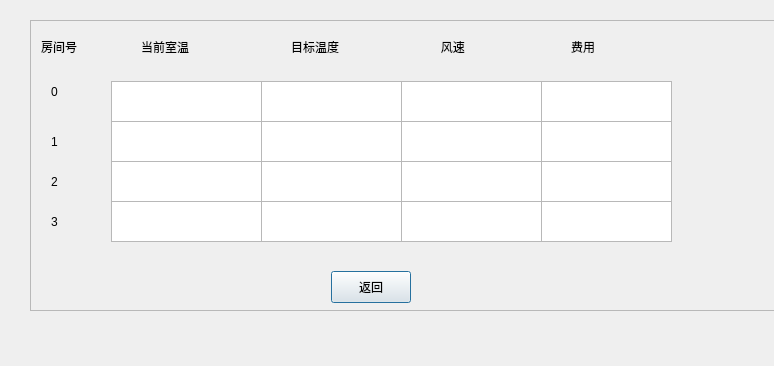
<?xml version="1.0" encoding="UTF-8"?>
<ui version="4.0">
 <class>Dialog8</class>
 <widget class="QDialog" name="Dialog8">
  <property name="geometry">
   <rect>
    <x>0</x>
    <y>0</y>
    <width>774</width>
    <height>366</height>
   </rect>
  </property>
  <property name="windowTitle">
   <string>Dialog</string>
  </property>
  <widget class="QScrollArea" name="scrollArea">
   <property name="geometry">
    <rect>
     <x>30</x>
     <y>20</y>
     <width>751</width>
     <height>291</height>
    </rect>
   </property>
   <property name="styleSheet">
    <string notr="true"/>
   </property>
   <property name="widgetResizable">
    <bool>true</bool>
   </property>
   <widget class="QWidget" name="scrollAreaWidgetContents">
    <property name="geometry">
     <rect>
      <x>0</x>
      <y>0</y>
      <width>749</width>
      <height>289</height>
     </rect>
    </property>
    <widget class="QLabel" name="label_5">
     <property name="geometry">
      <rect>
       <x>10</x>
       <y>0</y>
       <width>71</width>
       <height>51</height>
      </rect>
     </property>
     <property name="styleSheet">
      <string notr="true">font: 75 15pt &quot;Agency FB&quot;;</string>
     </property>
     <property name="text">
      <string>房间号</string>
     </property>
    </widget>
    <widget class="QLabel" name="label">
     <property name="geometry">
      <rect>
       <x>20</x>
       <y>50</y>
       <width>41</width>
       <height>41</height>
      </rect>
     </property>
     <property name="styleSheet">
      <string notr="true">font: 75 15pt &quot;Agency FB&quot;;</string>
     </property>
     <property name="text">
      <string>0</string>
     </property>
    </widget>
    <widget class="QLabel" name="label_2">
     <property name="geometry">
      <rect>
       <x>20</x>
       <y>100</y>
       <width>41</width>
       <height>41</height>
      </rect>
     </property>
     <property name="styleSheet">
      <string notr="true">font: 75 15pt &quot;Agency FB&quot;;</string>
     </property>
     <property name="text">
      <string>1</string>
     </property>
    </widget>
    <widget class="QLabel" name="label_3">
     <property name="geometry">
      <rect>
       <x>20</x>
       <y>140</y>
       <width>41</width>
       <height>41</height>
      </rect>
     </property>
     <property name="styleSheet">
      <string notr="true">font: 75 15pt &quot;Agency FB&quot;;</string>
     </property>
     <property name="text">
      <string>2</string>
     </property>
    </widget>
    <widget class="QLabel" name="label_4">
     <property name="geometry">
      <rect>
       <x>20</x>
       <y>180</y>
       <width>41</width>
       <height>41</height>
      </rect>
     </property>
     <property name="styleSheet">
      <string notr="true">font: 75 15pt &quot;Agency FB&quot;;</string>
     </property>
     <property name="text">
      <string>3</string>
     </property>
    </widget>
    <widget class="QLabel" name="label_6">
     <property name="geometry">
      <rect>
       <x>260</x>
       <y>0</y>
       <width>91</width>
       <height>51</height>
      </rect>
     </property>
     <property name="styleSheet">
      <string notr="true">font: 75 15pt &quot;Agency FB&quot;;</string>
     </property>
     <property name="text">
      <string>目标温度</string>
     </property>
    </widget>
    <widget class="QLabel" name="label_7">
     <property name="geometry">
      <rect>
       <x>110</x>
       <y>0</y>
       <width>101</width>
       <height>51</height>
      </rect>
     </property>
     <property name="styleSheet">
      <string notr="true">font: 75 15pt &quot;Agency FB&quot;;</string>
     </property>
     <property name="text">
      <string>当前室温</string>
     </property>
    </widget>
    <widget class="QLabel" name="label_10">
     <property name="geometry">
      <rect>
       <x>400</x>
       <y>0</y>
       <width>91</width>
       <height>51</height>
      </rect>
     </property>
     <property name="styleSheet">
      <string notr="true">font: 75 15pt &quot;Agency FB&quot;;</string>
     </property>
     <property name="text">
      <string>   风速</string>
     </property>
    </widget>
    <widget class="QTextEdit" name="textEdit">
     <property name="geometry">
      <rect>
       <x>80</x>
       <y>180</y>
       <width>151</width>
       <height>41</height>
      </rect>
     </property>
    </widget>
    <widget class="QTextEdit" name="textEdit_2">
     <property name="geometry">
      <rect>
       <x>80</x>
       <y>140</y>
       <width>151</width>
       <height>41</height>
      </rect>
     </property>
    </widget>
    <widget class="QTextEdit" name="textEdit_3">
     <property name="geometry">
      <rect>
       <x>80</x>
       <y>100</y>
       <width>151</width>
       <height>41</height>
      </rect>
     </property>
    </widget>
    <widget class="QTextEdit" name="textEdit_4">
     <property name="geometry">
      <rect>
       <x>80</x>
       <y>60</y>
       <width>151</width>
       <height>41</height>
      </rect>
     </property>
    </widget>
    <widget class="QTextEdit" name="textEdit_5">
     <property name="geometry">
      <rect>
       <x>230</x>
       <y>60</y>
       <width>141</width>
       <height>41</height>
      </rect>
     </property>
    </widget>
    <widget class="QTextEdit" name="textEdit_6">
     <property name="geometry">
      <rect>
       <x>230</x>
       <y>100</y>
       <width>141</width>
       <height>41</height>
      </rect>
     </property>
    </widget>
    <widget class="QTextEdit" name="textEdit_7">
     <property name="geometry">
      <rect>
       <x>230</x>
       <y>140</y>
       <width>141</width>
       <height>41</height>
      </rect>
     </property>
    </widget>
    <widget class="QTextEdit" name="textEdit_8">
     <property name="geometry">
      <rect>
       <x>230</x>
       <y>180</y>
       <width>141</width>
       <height>41</height>
      </rect>
     </property>
    </widget>
    <widget class="QTextEdit" name="textEdit_9">
     <property name="geometry">
      <rect>
       <x>370</x>
       <y>60</y>
       <width>141</width>
       <height>41</height>
      </rect>
     </property>
    </widget>
    <widget class="QTextEdit" name="textEdit_17">
     <property name="geometry">
      <rect>
       <x>510</x>
       <y>60</y>
       <width>131</width>
       <height>41</height>
      </rect>
     </property>
    </widget>
    <widget class="QTextEdit" name="textEdit_18">
     <property name="geometry">
      <rect>
       <x>510</x>
       <y>100</y>
       <width>131</width>
       <height>41</height>
      </rect>
     </property>
    </widget>
    <widget class="QTextEdit" name="textEdit_19">
     <property name="geometry">
      <rect>
       <x>510</x>
       <y>140</y>
       <width>131</width>
       <height>41</height>
      </rect>
     </property>
    </widget>
    <widget class="QTextEdit" name="textEdit_20">
     <property name="geometry">
      <rect>
       <x>510</x>
       <y>180</y>
       <width>131</width>
       <height>41</height>
      </rect>
     </property>
    </widget>
    <widget class="QTextEdit" name="textEdit_10">
     <property name="geometry">
      <rect>
       <x>370</x>
       <y>100</y>
       <width>141</width>
       <height>41</height>
      </rect>
     </property>
    </widget>
    <widget class="QTextEdit" name="textEdit_11">
     <property name="geometry">
      <rect>
       <x>370</x>
       <y>140</y>
       <width>141</width>
       <height>41</height>
      </rect>
     </property>
    </widget>
    <widget class="QTextEdit" name="textEdit_12">
     <property name="geometry">
      <rect>
       <x>370</x>
       <y>180</y>
       <width>141</width>
       <height>41</height>
      </rect>
     </property>
    </widget>
    <widget class="QLabel" name="label_11">
     <property name="geometry">
      <rect>
       <x>540</x>
       <y>0</y>
       <width>91</width>
       <height>51</height>
      </rect>
     </property>
     <property name="styleSheet">
      <string notr="true">font: 75 15pt &quot;Agency FB&quot;;</string>
     </property>
     <property name="text">
      <string>费用</string>
     </property>
    </widget>
    <widget class="QPushButton" name="pushButton_7">
     <property name="geometry">
      <rect>
       <x>300</x>
       <y>250</y>
       <width>80</width>
       <height>32</height>
      </rect>
     </property>
     <property name="styleSheet">
      <string notr="true">font: 75 14pt &quot;Agency FB&quot;;
</string>
     </property>
     <property name="text">
      <string>返回</string>
     </property>
    </widget>
   </widget>
  </widget>
 </widget>
 <resources/>
 <connections/>
</ui>
